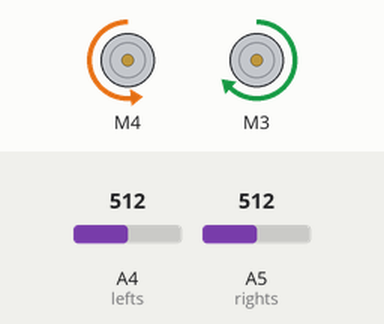
Recording of a sketch running on a simulated Arduino Uno, built with avr-gcc and run on an emulated ATmega328P. Parts: 2 × DC motor (green arrow = forward, orange = backward, longer = faster). The test bench sets the inputs (shaded band); at power-on: A4 (lefts) = 512, A5 (rights) = 512.

Above: at 1.2 s.
1.3 s: A4 (lefts) set to 988
2.8 s: A4 (lefts) set to 1013
At 3.1 s:
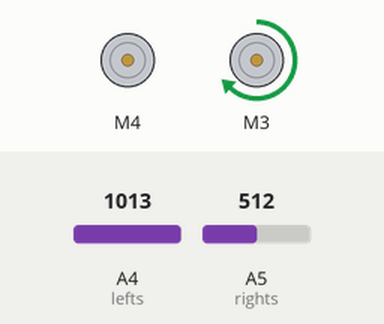
4.3 s: A5 (rights) set to 990
5.8 s: A5 (rights) set to 1015
At 6.6 s:
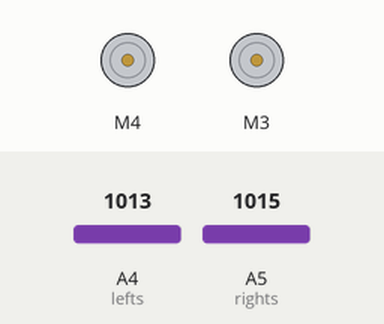
7.3 s: A4 (lefts) set to 990
At 7.7 s:
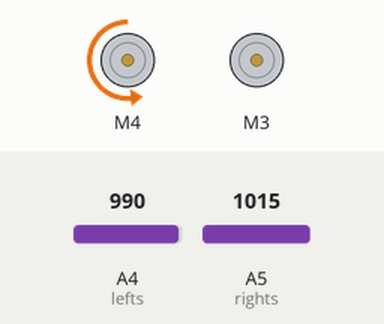
8.8 s: A4 (lefts) set to 1010
At 10.0 s:
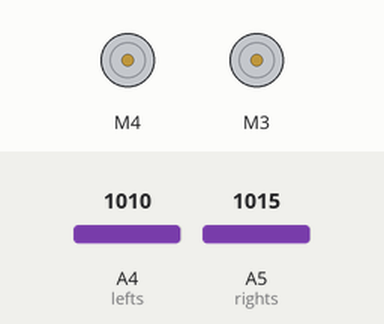
Timing chart, 0 to 11.3 s (numbered marks = the images above; inputs shaded):
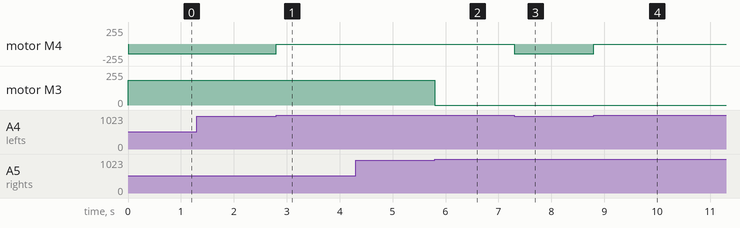

The sketch:

AFMotor.ino
```cpp
#include <AFMotor.h>

#include <Stepper.h>

// All Code done by ISHAN AHMAD
//defining pins and variables
#define lefts A4
#define rights A5
int counter = 0;

//defining motors
AF_DCMotor motor1(4, MOTOR12_8KHZ);
AF_DCMotor motor2(3, MOTOR12_8KHZ);
/*
AF_DCMotor motor1(3, MOTOR12_8KHZ);
AF_DCMotor motor2(4, MOTOR12_8KHZ);
 */

void setup() {
  //setting the speed of motors
  motor1.setSpeed(400);

  motor2.setSpeed(440);
  //declaring pin types
  pinMode(lefts,INPUT);
  pinMode(rights,INPUT);
  //begin serial communication
  Serial.begin(9600);

}

void loop(){

  int leftIR = analogRead(lefts);
  int rightIR = analogRead(rights);

  if(leftIR > 1000 && rightIR > 1000){ //stop
    motor1.run(RELEASE);
    motor2.run(RELEASE);
  }
  else if(leftIR < 1000 && rightIR < 1000){ //start
    motor1.run(BACKWARD);
    motor2.run(FORWARD);
  }
  else if(leftIR > 1000 && rightIR < 1000){ //turn left
    motor1.run(RELEASE);
    motor2.run(FORWARD);
  }
  else if(leftIR < 1000 && rightIR > 1000){ //turn right
    motor2.run(RELEASE);
    motor1.run(BACKWARD);
  }

}
```

Measured:
- the behaviour switches between 1000 and 1001 on A4 (lefts) (found by bisection; images 0 and 1)
- the behaviour switches between 1000 and 1001 on A5 (rights) (found by bisection; images 1 and 2)
- after the input at 1.3 s, every drawn part: stays the same
- after the input at 2.8 s, motor M4: backward 144/255 → stopped at once
- after the input at 4.3 s, every drawn part: stays the same
- after the input at 5.8 s, motor M3: forward 184/255 → stopped at once
- after the input at 7.3 s, motor M4: stopped → backward 144/255 at once
- after the input at 8.8 s, motor M4: backward 144/255 → stopped at once
